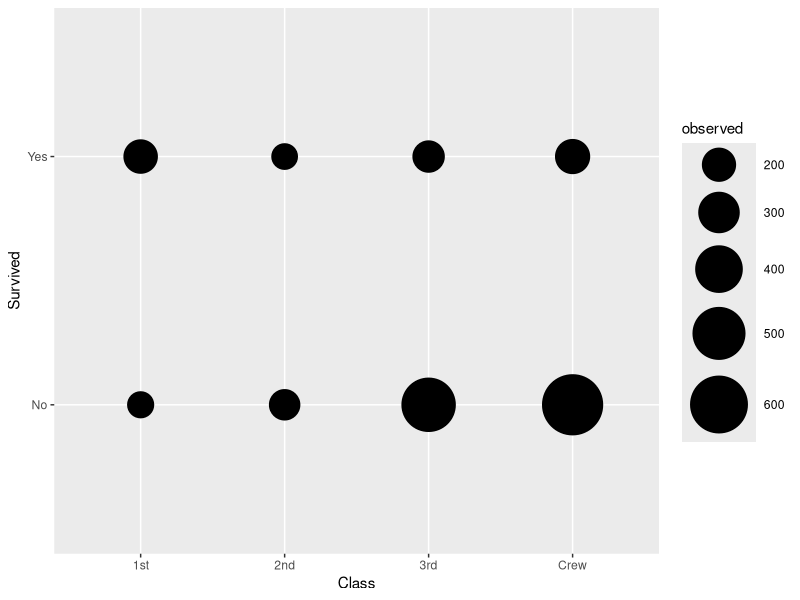

Write R code to recreate this figure. (Note: this script raises an error after producing the figure.)
## ---- chunk 1
knitr::opts_chunk$set(
  collapse = TRUE,
  comment = "#>",
  fig.width = 6,
  fig.height = 4
)
## ---- chunk 2
library(GGally, quietly = TRUE)
## ---- chunk 3
d <- as.data.frame(Titanic)
ggplot(d) +
  aes(x = Class, y = Survived, weight = Freq, size = after_stat(observed)) +
  stat_cross() +
  scale_size_area(max_size = 20)
## ---- chunk 4
ggplot(d) +
  aes(x = Class, y = Survived, weight = Freq, size = after_stat(observed), fill = after_stat(stdres)) +
  stat_cross(shape = 22) +
  scale_fill_steps2(breaks = c(-3, -2, 2, 3), show.limits = TRUE) +
  scale_size_area(max_size = 20)
## ---- chunk 5
ggplot(d) +
  aes(x = Class, y = Survived, weight = Freq) +
  geom_tile(fill = "white", colour = "black") +
  geom_text(stat = "cross", mapping = aes(label = after_stat(observed))) +
  theme_minimal()
## ---- chunk 6
ggplot(d) +
  aes(
    x = Class, y = Survived, weight = Freq,
    label = scales::percent(after_stat(col.prop), accuracy = .1),
    fill = after_stat(stdres)
  ) +
  stat_cross(shape = 22, size = 30) +
  geom_text(stat = "cross") +
  scale_fill_steps2(breaks = c(-3, -2, 2, 3), show.limits = TRUE) +
  facet_grid(rows = vars(Sex)) +
  labs(fill = "Standardized residuals") +
  theme_minimal()
## ---- chunk 7
d <- as.data.frame(Titanic)
p <- ggplot(d) +
  aes(x = Class, fill = Survived, weight = Freq, by = Class) +
  geom_bar(position = "fill") +
  geom_text(stat = "prop", position = position_fill(.5))
p
## ---- chunk 8
p + facet_grid(cols = vars(Sex))
## ---- chunk 9
ggplot(d) +
  aes(x = Class, fill = Survived, weight = Freq, by = 1) +
  geom_bar() +
  geom_text(
    aes(label = scales::percent(after_stat(prop), accuracy = 1)),
    stat = "prop",
    position = position_stack(.5)
 )
## ---- chunk 10
ggplot(d) +
  aes(x = Class, fill = Sex, weight = Freq, by = Sex) +
  geom_bar(position = "dodge")
## ---- chunk 11
ggplot(d) +
  aes(x = Class, fill = Sex, weight = Freq, by = Sex, y = after_stat(prop)) +
  geom_bar(stat = "prop", position = "dodge") +
  scale_y_continuous(labels = scales::percent)
## ---- chunk 12
ggplot(d) +
  aes(x = Class, fill = Sex, weight = Freq, by = Sex, y = after_stat(prop)) +
  geom_bar(stat = "prop", position = "dodge") +
  scale_y_continuous(labels = scales::percent) +
  geom_text(
    mapping = aes(
      label = scales::percent(after_stat(prop), accuracy = .1), 
      y = after_stat(0.01)
    ),
    vjust = "bottom",
    position = position_dodge(.9),
    stat = "prop"
  )
## ---- chunk 13
data(tips, package = "reshape")
ggplot(tips) +
  aes(x = day, y = tip) +
  geom_point()
## ---- chunk 14
ggplot(tips) +
  aes(x = day, y = tip) +
  stat_weighted_mean()
## ---- chunk 15
ggplot(tips) +
  aes(x = day, y = tip, group = 1) +
  stat_weighted_mean(geom = "line")
## ---- chunk 16
ggplot(tips) +
  aes(x = day, y = tip, group = 1) +
  geom_line(stat = "weighted_mean")
## ---- chunk 17
p <- ggplot(tips) +
  aes(x = day, y = tip, fill = sex) +
  stat_weighted_mean(geom = "bar", position = "dodge") +
  ylab("mean tip")
p
## ---- chunk 18
p + facet_grid(rows = vars(smoker))
## ---- chunk 19
ggplot(tips) +
  aes(x = day, y = as.integer(smoker == "Yes"), fill = sex) +
  stat_weighted_mean(geom = "bar", position = "dodge") +
  scale_y_continuous(labels = scales::percent) +
  ylab("proportion of smoker")
## ---- chunk 20
d <- as.data.frame(Titanic)
ggplot(d) +
  aes(x = Class, y = as.integer(Survived == "Yes"), weight = Freq, fill = Sex) +
  geom_bar(stat = "weighted_mean", position = "dodge") +
  scale_y_continuous(labels = scales::percent) +
  labs(y = "Proportion who survived")
